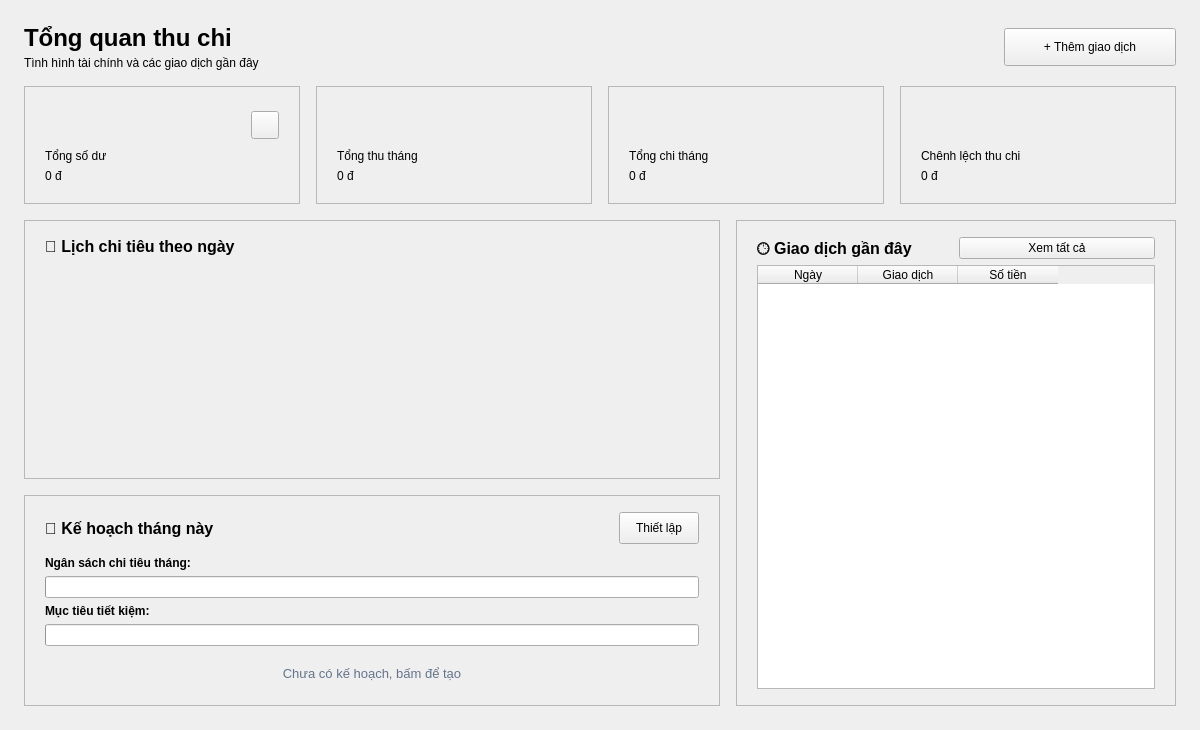
<?xml version='1.0' encoding='utf-8'?>
<ui version="4.0">
 <class>DashboardPage</class>
 <widget class="QWidget" name="DashboardPage">
  <property name="geometry">
   <rect>
    <x>0</x>
    <y>0</y>
    <width>1200</width>
    <height>650</height>
   </rect>
  </property>
  <layout class="QVBoxLayout" name="mainLayout">
   <property name="spacing">
    <number>16</number>
   </property>
   <property name="leftMargin">
    <number>24</number>
   </property>
   <property name="topMargin">
    <number>24</number>
   </property>
   <property name="rightMargin">
    <number>24</number>
   </property>
   <property name="bottomMargin">
    <number>24</number>
   </property>
   <item>
    <layout class="QHBoxLayout" name="headerLayout">
     <item>
      <layout class="QVBoxLayout" name="titleSubLayout">
       <property name="spacing">
        <number>4</number>
       </property>
       <item>
        <widget class="QLabel" name="lblPageTitle">
         <property name="font">
          <font>
           <pointsize>18</pointsize>
           <bold>true</bold>
          </font>
         </property>
         <property name="text">
          <string>Tổng quan thu chi</string>
         </property>
        </widget>
       </item>
       <item>
        <widget class="QLabel" name="lblPageSubtitle">
         <property name="text">
          <string>Tình hình tài chính và các giao dịch gần đây</string>
         </property>
        </widget>
       </item>
      </layout>
     </item>
     <item>
      <spacer name="headerSpacer">
       <property name="orientation">
        <enum>Qt::Horizontal</enum>
       </property>
       <property name="sizeHint" stdset="0">
        <size>
         <width>40</width>
         <height>20</height>
        </size>
       </property>
      </spacer>
     </item>
     <item>
       <widget class="MonthPickerWidget" name="monthPicker" native="true">
        <property name="minimumSize">
         <size>
          <width>230</width>
          <height>38</height>
         </size>
        </property>
       </widget>
      </item>
      <item>
       <widget class="QPushButton" name="btnAddTransaction">
       <property name="minimumSize">
        <size>
         <width>172</width>
         <height>38</height>
        </size>
       </property>
       <property name="text">
        <string>+ Thêm giao dịch</string>
       </property>
       <property name="role" stdset="0">
        <string notr="true">primary</string>
       </property>
      </widget>
     </item>
    </layout>
   </item>
   <item>
    <layout class="QHBoxLayout" name="cardsLayout">
     <property name="spacing">
      <number>16</number>
     </property>
     <item>
      <widget class="QFrame" name="cardBalance">
       <property name="sizePolicy">
        <sizepolicy hsizetype="Expanding" vsizetype="Fixed">
         <horstretch>1</horstretch>
         <verstretch>0</verstretch>
        </sizepolicy>
       </property>
       <property name="frameShape">
        <enum>QFrame::StyledPanel</enum>
       </property>
       <property name="property" stdset="0">
        <string notr="true">class</string>
        <string notr="true">card</string>
       </property>
       <layout class="QVBoxLayout" name="balanceLayout">
        <item>
         <layout class="QHBoxLayout" name="balanceTitleLayout">
          <item>
           <widget class="IconBadge" name="badgeBalance">
            <property name="minimumSize">
             <size>
              <width>36</width>
              <height>36</height>
             </size>
            </property>
            <property name="maximumSize">
             <size>
              <width>36</width>
              <height>36</height>
             </size>
            </property>
            <property name="kind" stdset="0">
             <string notr="true">balance</string>
            </property>
           </widget>
          </item>
          <item>
           <spacer name="spacerEyeDash">
            <property name="orientation">
             <enum>Qt::Horizontal</enum>
            </property>
            <property name="sizeHint" stdset="0">
             <size>
              <width>40</width>
              <height>20</height>
             </size>
            </property>
           </spacer>
          </item>
          <item>
           <widget class="EyeButton" name="btnEye">
            <property name="role" stdset="0">
             <string notr="true">secondary</string>
            </property>
            <property name="minimumSize">
             <size>
              <width>28</width>
              <height>28</height>
             </size>
            </property>
            <property name="maximumSize">
             <size>
              <width>28</width>
              <height>28</height>
             </size>
            </property>
            <property name="text">
             <string />
            </property>
            <property name="checkable">
             <bool>true</bool>
            </property>
           </widget>
          </item>
         </layout>
        </item>
        <item>
         <widget class="QLabel" name="lblBalanceTitle">
          <property name="text">
           <string>Tổng số dư</string>
          </property>
          <property name="property" stdset="0">
           <string notr="true">class</string>
           <string notr="true">card-title</string>
          </property>
          <property name="wordWrap">
           <bool>true</bool>
          </property>
         </widget>
        </item>
        <property name="leftMargin">
         <number>20</number>
        </property>
        <property name="topMargin">
         <number>20</number>
        </property>
        <property name="rightMargin">
         <number>20</number>
        </property>
        <property name="bottomMargin">
         <number>20</number>
        </property>
        <item>
         <widget class="QLabel" name="lblTotalBalance">
          <property name="text">
           <string>0 đ</string>
          </property>
          <property name="property" stdset="0">
           <string notr="true">class</string>
           <string notr="true">amount-balance</string>
          </property>
         </widget>
        </item>
       </layout>
       <property name="minimumSize">
        <size>
         <width>230</width>
         <height>118</height>
        </size>
       </property>
       <property name="maximumSize">
        <size>
         <width>16777215</width>
         <height>118</height>
        </size>
       </property>
      </widget>
     </item>
     <item>
      <widget class="QFrame" name="cardIncome">
       <property name="sizePolicy">
        <sizepolicy hsizetype="Expanding" vsizetype="Fixed">
         <horstretch>1</horstretch>
         <verstretch>0</verstretch>
        </sizepolicy>
       </property>
       <property name="frameShape">
        <enum>QFrame::StyledPanel</enum>
       </property>
       <property name="property" stdset="0">
        <string notr="true">class</string>
        <string notr="true">card</string>
       </property>
       <layout class="QVBoxLayout" name="incomeLayout">
        <item>
         <widget class="IconBadge" name="badgeIncome">
          <property name="minimumSize">
           <size>
            <width>36</width>
            <height>36</height>
           </size>
          </property>
          <property name="maximumSize">
           <size>
            <width>36</width>
            <height>36</height>
           </size>
          </property>
          <property name="kind" stdset="0">
           <string notr="true">income</string>
          </property>
         </widget>
        </item>
        <property name="leftMargin">
         <number>20</number>
        </property>
        <property name="topMargin">
         <number>20</number>
        </property>
        <property name="rightMargin">
         <number>20</number>
        </property>
        <property name="bottomMargin">
         <number>20</number>
        </property>
        <item>
         <widget class="QLabel" name="lblIncomeTitle">
          <property name="text">
           <string>Tổng thu tháng</string>
          </property>
          <property name="property" stdset="0">
           <string notr="true">class</string>
           <string notr="true">card-title</string>
          </property>
          <property name="wordWrap">
           <bool>true</bool>
          </property>
         </widget>
        </item>
        <item>
         <widget class="QLabel" name="lblTotalIncome">
          <property name="text">
           <string>0 đ</string>
          </property>
          <property name="property" stdset="0">
           <string notr="true">class</string>
           <string notr="true">amount-income</string>
          </property>
         </widget>
        </item>
       </layout>
       <property name="minimumSize">
        <size>
         <width>230</width>
         <height>118</height>
        </size>
       </property>
       <property name="maximumSize">
        <size>
         <width>16777215</width>
         <height>118</height>
        </size>
       </property>
      </widget>
     </item>
     <item>
      <widget class="QFrame" name="cardExpense">
       <property name="sizePolicy">
        <sizepolicy hsizetype="Expanding" vsizetype="Fixed">
         <horstretch>1</horstretch>
         <verstretch>0</verstretch>
        </sizepolicy>
       </property>
       <property name="frameShape">
        <enum>QFrame::StyledPanel</enum>
       </property>
       <property name="property" stdset="0">
        <string notr="true">class</string>
        <string notr="true">card</string>
       </property>
       <layout class="QVBoxLayout" name="expenseLayout">
        <item>
         <widget class="IconBadge" name="badgeExpense">
          <property name="minimumSize">
           <size>
            <width>36</width>
            <height>36</height>
           </size>
          </property>
          <property name="maximumSize">
           <size>
            <width>36</width>
            <height>36</height>
           </size>
          </property>
          <property name="kind" stdset="0">
           <string notr="true">expense</string>
          </property>
         </widget>
        </item>
        <property name="leftMargin">
         <number>20</number>
        </property>
        <property name="topMargin">
         <number>20</number>
        </property>
        <property name="rightMargin">
         <number>20</number>
        </property>
        <property name="bottomMargin">
         <number>20</number>
        </property>
        <item>
         <widget class="QLabel" name="lblExpenseTitle">
          <property name="text">
           <string>Tổng chi tháng</string>
          </property>
          <property name="property" stdset="0">
           <string notr="true">class</string>
           <string notr="true">card-title</string>
          </property>
          <property name="wordWrap">
           <bool>true</bool>
          </property>
         </widget>
        </item>
        <item>
         <widget class="QLabel" name="lblTotalExpense">
          <property name="text">
           <string>0 đ</string>
          </property>
          <property name="property" stdset="0">
           <string notr="true">class</string>
           <string notr="true">amount-expense</string>
          </property>
         </widget>
        </item>
       </layout>
       <property name="minimumSize">
        <size>
         <width>230</width>
         <height>118</height>
        </size>
       </property>
       <property name="maximumSize">
        <size>
         <width>16777215</width>
         <height>118</height>
        </size>
       </property>
      </widget>
     </item>
     <item>
      <widget class="QFrame" name="cardNet">
       <property name="sizePolicy">
        <sizepolicy hsizetype="Expanding" vsizetype="Fixed">
         <horstretch>1</horstretch>
         <verstretch>0</verstretch>
        </sizepolicy>
       </property>
       <property name="frameShape">
        <enum>QFrame::StyledPanel</enum>
       </property>
       <property name="property" stdset="0">
        <string notr="true">class</string>
        <string notr="true">card</string>
       </property>
       <layout class="QVBoxLayout" name="netLayout">
        <item>
         <widget class="IconBadge" name="badgeNet">
          <property name="minimumSize">
           <size>
            <width>36</width>
            <height>36</height>
           </size>
          </property>
          <property name="maximumSize">
           <size>
            <width>36</width>
            <height>36</height>
           </size>
          </property>
          <property name="kind" stdset="0">
           <string notr="true">net</string>
          </property>
         </widget>
        </item>
        <property name="leftMargin">
         <number>20</number>
        </property>
        <property name="topMargin">
         <number>20</number>
        </property>
        <property name="rightMargin">
         <number>20</number>
        </property>
        <property name="bottomMargin">
         <number>20</number>
        </property>
        <item>
         <widget class="QLabel" name="lblNetTitle">
          <property name="property" stdset="0">
           <string notr="true">class</string>
           <string notr="true">card-title</string>
          </property>
          <property name="text">
           <string>Chênh lệch thu chi</string>
          </property>
          <property name="wordWrap">
           <bool>true</bool>
          </property>
         </widget>
        </item>
        <item>
         <widget class="QLabel" name="lblNetTotal">
          <property name="text">
           <string>0 đ</string>
          </property>
          <property name="property" stdset="0">
           <string notr="true">class</string>
           <string notr="true">amount-net</string>
          </property>
         </widget>
        </item>
       </layout>
       <property name="minimumSize">
        <size>
         <width>230</width>
         <height>118</height>
        </size>
       </property>
       <property name="maximumSize">
        <size>
         <width>16777215</width>
         <height>118</height>
        </size>
       </property>
      </widget>
     </item>
    </layout>
   </item>
   <item>
    <layout class="QHBoxLayout" name="dashboardContentLayout">
     <property name="spacing">
      <number>16</number>
     </property>
     <item>
      <layout class="QVBoxLayout" name="leftColLayout">
       <property name="spacing">
        <number>16</number>
       </property>
       <item>
        <widget class="QFrame" name="frmCalendarCard">
         <property name="frameShape">
          <enum>QFrame::StyledPanel</enum>
         </property>
         <property name="property" stdset="0">
          <string notr="true">class</string>
          <string notr="true">card</string>
         </property>
         <layout class="QVBoxLayout" name="calendarCardLayout">
          <property name="leftMargin">
           <number>20</number>
          </property>
          <property name="topMargin">
           <number>16</number>
          </property>
          <property name="rightMargin">
           <number>20</number>
          </property>
          <property name="bottomMargin">
           <number>16</number>
          </property>
          <item>
           <widget class="QLabel">
            <property name="font">
             <font>
              <pointsize>12</pointsize>
              <bold>true</bold>
             </font>
            </property>
            <property name="text">
             <string>📅 Lịch chi tiêu theo ngày</string>
            </property>
           </widget>
          </item>
          <item>
           <widget class="CalendarWidget" name="calDaily" native="true">
            <property name="sizePolicy">
             <sizepolicy hsizetype="Expanding" vsizetype="Expanding">
              <horstretch>0</horstretch>
              <verstretch>0</verstretch>
             </sizepolicy>
            </property>
            <property name="minimumSize">
             <size>
              <width>320</width>
              <height>200</height>
             </size>
            </property>
           </widget>
          </item>
         </layout>
        </widget>
       </item>
       <item>
        <widget class="QFrame" name="frmPlanCard">
         <property name="frameShape">
          <enum>QFrame::StyledPanel</enum>
         </property>
         <property name="property" stdset="0">
          <string notr="true">class</string>
          <string notr="true">card</string>
         </property>
         <layout class="QVBoxLayout" name="planCardLayout">
          <property name="leftMargin">
           <number>20</number>
          </property>
          <property name="topMargin">
           <number>16</number>
          </property>
          <property name="rightMargin">
           <number>20</number>
          </property>
          <property name="bottomMargin">
           <number>16</number>
          </property>
          <property name="spacing">
           <number>8</number>
          </property>
          <item>
           <layout class="QHBoxLayout" name="planHeaderLayout">
            <item>
             <widget class="QLabel" name="lblPlanTitle">
              <property name="font">
               <font>
                <pointsize>12</pointsize>
                <bold>true</bold>
               </font>
              </property>
              <property name="text">
               <string>🎯 Kế hoạch tháng này</string>
              </property>
             </widget>
            </item>
            <item>
             <spacer name="planHeaderSpacer">
              <property name="orientation">
               <enum>Qt::Horizontal</enum>
              </property>
              <property name="sizeHint" stdset="0">
               <size>
                <width>40</width>
                <height>20</height>
               </size>
              </property>
             </spacer>
            </item>
            <item>
             <widget class="QPushButton" name="btnEditPlan">
              <property name="role" stdset="0">
               <string notr="true">secondary</string>
              </property>
              <property name="text">
               <string>Thiết lập</string>
              </property>
              <property name="minimumSize">
               <size>
                <width>80</width>
                <height>32</height>
               </size>
              </property>
             </widget>
            </item>
           </layout>
          </item>
          <item>
           <widget class="QWidget" name="widgetPlanData" native="true">
            <layout class="QVBoxLayout" name="planDataLayout">
             <property name="leftMargin">
              <number>0</number>
             </property>
             <property name="topMargin">
              <number>4</number>
             </property>
             <property name="rightMargin">
              <number>0</number>
             </property>
             <property name="bottomMargin">
              <number>4</number>
             </property>
             <property name="spacing">
              <number>6</number>
             </property>
             <item>
              <widget class="QLabel" name="lblBudgetLabel">
               <property name="font">
                <font>
                 <pointsize>9</pointsize>
                 <bold>true</bold>
                </font>
               </property>
               <property name="text">
                <string>Ngân sách chi tiêu tháng:</string>
               </property>
              </widget>
             </item>
             <item>
              <widget class="QProgressBar" name="prgBudget">
               <property name="minimumHeight">
                <number>8</number>
               </property>
               <property name="maximumHeight">
                <number>8</number>
               </property>
               <property name="value">
                <number>0</number>
               </property>
               <property name="textVisible">
                <bool>false</bool>
               </property>
              </widget>
             </item>
             <item>
              <widget class="QLabel" name="lblGoalLabel">
               <property name="font">
                <font>
                 <pointsize>9</pointsize>
                 <bold>true</bold>
                </font>
               </property>
               <property name="text">
                <string>Mục tiêu tiết kiệm:</string>
               </property>
              </widget>
             </item>
             <item>
              <widget class="QProgressBar" name="prgGoal">
               <property name="minimumHeight">
                <number>8</number>
               </property>
               <property name="maximumHeight">
                <number>8</number>
               </property>
               <property name="value">
                <number>0</number>
               </property>
               <property name="textVisible">
                <bool>false</bool>
               </property>
              </widget>
             </item>
            </layout>
           </widget>
          </item>
          <item>
           <widget class="QLabel" name="lblEmptyPlan">
            <property name="text">
             <string>Chưa có kế hoạch, bấm để tạo</string>
            </property>
            <property name="alignment">
             <set>Qt::AlignCenter</set>
            </property>
            <property name="styleSheet">
             <string notr="true">color: #64748B; font-size: 13px; padding: 8px 0;</string>
            </property>
           </widget>
          </item>
         </layout>
        </widget>
       </item>
      </layout>
     </item>
     <item>
      <widget class="QFrame" name="frmTableCard">
       <property name="frameShape">
        <enum>QFrame::StyledPanel</enum>
       </property>
       <property name="property" stdset="0">
        <string notr="true">class</string>
        <string notr="true">card</string>
       </property>
       <layout class="QVBoxLayout" name="tableCardLayout">
        <property name="leftMargin">
         <number>20</number>
        </property>
        <property name="topMargin">
         <number>16</number>
        </property>
        <property name="rightMargin">
         <number>20</number>
        </property>
        <property name="bottomMargin">
         <number>16</number>
        </property>
        <item>
         <layout class="QHBoxLayout" name="recentHeaderLayout">
          <item>
           <widget class="QLabel">
            <property name="font">
             <font>
              <pointsize>12</pointsize>
              <bold>true</bold>
             </font>
            </property>
            <property name="text">
             <string>🕒 Giao dịch gần đây</string>
            </property>
            <property name="wordWrap">
             <bool>true</bool>
            </property>
           </widget>
          </item>
          <item>
           <widget class="QPushButton" name="btnViewAll">
            <property name="role" stdset="0">
             <string notr="true">secondary</string>
            </property>
            <property name="text">
             <string>Xem tất cả</string>
            </property>
           </widget>
          </item>
         </layout>
        </item>
        <item>
         <widget class="QTableWidget" name="tblRecentTransactions">
          <attribute name="verticalHeaderDefaultSectionSize">
           <number>42</number>
          </attribute>
          <property name="editTriggers">
           <set>QAbstractItemView::NoEditTriggers</set>
          </property>
          <property name="selectionBehavior">
           <enum>QAbstractItemView::SelectRows</enum>
          </property>
          <property name="columnCount">
           <number>3</number>
          </property>
          <column>
           <property name="text">
            <string>Ngày</string>
           </property>
          </column>
          <column>
           <property name="text">
            <string>Giao dịch</string>
           </property>
          </column>
          <column>
           <property name="text">
            <string>Số tiền</string>
           </property>
          </column>
         </widget>
        </item>
       </layout>
       <property name="minimumSize">
        <size>
         <width>380</width>
         <height>0</height>
        </size>
       </property>
       <property name="maximumSize">
        <size>
         <width>440</width>
         <height>16777215</height>
        </size>
       </property>
      </widget>
     </item>
    </layout>
   </item>
  </layout>

 </widget>
 <customwidgets>
  <customwidget>
   <class>EyeButton</class>
   <extends>QPushButton</extends>
   <header>widgets/eye_button.h</header>
  </customwidget>
  <customwidget>
   <class>CalendarWidget</class>
   <extends>QWidget</extends>
   <header>widgets/calendar_widget.h</header>
   <container>1</container>
  </customwidget>
  <customwidget>
   <class>IconBadge</class>
   <extends>QWidget</extends>
   <header>widgets/icon_badge.h</header>
  </customwidget>
  <customwidget>
   <class>MonthPickerWidget</class>
   <extends>QWidget</extends>
   <header>widgets/month_picker_widget.h</header>
   <container>1</container>
  </customwidget>
 </customwidgets>
 <resources />
 <connections />
</ui>
